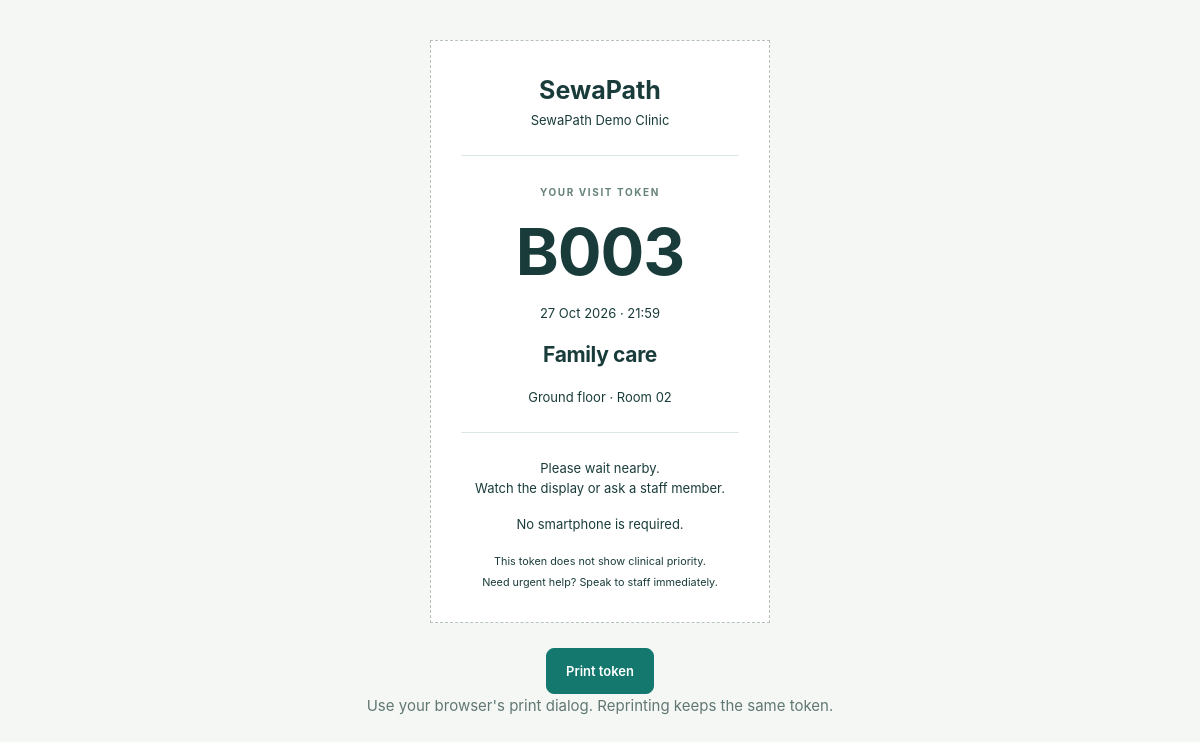
The page /visit/93976788-5895-4c09-b663-3874264b0280/ticket/ (signed in) on the database its author committed.
### flow/models.py (models this page shows, shortened)
class Visit(models.Model):
    STATES = [('waiting', 'Waiting'), ('called', 'Called'), ('in_service', 'In service'),
              ('absent', 'Temporarily absent'), ('completed', 'Completed'), ('cancelled', 'Cancelled')]
    id = models.UUIDField(primary_key=True, default=uuid.uuid4, editable=False)
    request_key = models.UUIDField(unique=True)
    request_fingerprint = models.CharField(max_length=64, default='')
    patient = models.ForeignKey(Patient, on_delete=models.PROTECT)
    department = models.ForeignKey(Department, on_delete=models.PROTECT)
    counter = models.ForeignKey(Counter, on_delete=models.PROTECT, null=True, blank=True)
    date = models.DateField(default=timezone.localdate)
    token = models.CharField(max_length=20)
    status = models.CharField(max_length=15, choices=STATES, default='waiting')
    created_at = models.DateTimeField(default=timezone.now)
    queued_at = models.DateTimeField(default=timezone.now)
    called_at = models.DateTimeField(null=True, blank=True)
    started_at = models.DateTimeField(null=True, blank=True)
    finished_at = models.DateTimeField(null=True, blank=True)
    version = models.PositiveIntegerField(default=0)
    class Meta:
        ordering = ['queued_at', 'id']
        constraints = [
            models.UniqueConstraint(fields=['department', 'date', 'token'], name='unique_daily_token'),
            models.UniqueConstraint(fields=['patient'], condition=Q(status__in=ACTIVE), name='one_active_visit_per_patient'),
            models.UniqueConstraint(fields=['counter'], condition=Q(status__in=['called', 'in_service']), name='one_active_call_per_counter'),
            models.CheckConstraint(condition=(Q(status__in=['called', 'in_service'], counter__isnull=False) | Q(status__in=['waiting', 'absent', 'completed', 'cancelled'], counter__isnull=True)), name='counter_matches_state'),
        ]

class Department(models.Model):
    name = models.CharField(max_length=100)
    slug = models.SlugField(unique=True)
    prefix = models.CharField(max_length=5, unique=True)
    location = models.CharField(max_length=120)
    is_open = models.BooleanField(default=True)

### flow/views.py (the view)
# urls.py: path('visit/<uuid:pk>/ticket/', views.ticket, name='ticket'),
@staff_view
def ticket(request, pk):
    visit = get_object_or_404(scoped_visits(request.user), pk=pk)
    return render(request, 'flow/ticket.html', {'visit': visit})

### flow/access.py (called while the page is built)
def profile(user):
    try:
        return user.profile
    except StaffProfile.DoesNotExist:
        raise PermissionDenied('Your account needs a SewaPath staff role.')

def staff_view(fn):
    @login_required
    @wraps(fn)
    def wrapped(request, *args, **kwargs):
        profile(request.user)
        return fn(request, *args, **kwargs)
    return wrapped

### flow/context.py (called while the page is built)
def navigation(request):
    if request.user.is_authenticated:
        p = getattr(request.user, 'profile', None)
        departments = Department.objects.all()
        if p and p.role == 'operator':
            departments = departments.filter(pk=p.department_id)
        return {'nav_departments': departments, 'staff_profile': p}
    return {}

### flow/views.py (called while the page is built)
def scoped_visits(user):
    visits = Visit.objects.select_related('patient', 'department', 'counter')
    p = profile(user)
    if p.role == 'operator':
        visits = visits.filter(department_id=p.department_id)
    return visits

### templates/flow/ticket.html
{% extends 'base.html' %}{% block title %}Token {{ visit.token }} · SewaPath{% endblock %}{% block shell %}<main id="main" class="ticket-page"><div class="ticket"><span class="ticket-brand">SewaPath</span><p>SewaPath Demo Clinic</p><hr><span class="eyebrow">YOUR VISIT TOKEN</span><h1>{{ visit.token }}</h1><p>{{ visit.date|date:'j M Y' }} · {{ visit.created_at|date:'H:i' }}</p><h2>{{ visit.department.name }}</h2><p>{{ visit.department.location }}</p><hr><p>Please wait nearby.<br>Watch the display or ask a staff member.</p><p>No smartphone is required.</p><small>This token does not show clinical priority.<br>Need urgent help? Speak to staff immediately.</small></div><button type="button" id="print-ticket" class="button no-print">Print token</button><p class="no-print muted">Use your browser's print dialog. Reprinting keeps the same token.</p></main>{% endblock %}

### static/app.css (style rules this page uses)
:root { --ink:#193c3a;--muted:#617774;--teal:#14786e;--deep:#123e39;--mint:#e8f3ee;--line:#dce6e2;--paper:#f5f7f4;--white:#fff;--orange:#c97439;--shadow:0 5px 22px #193c3a05 }
* { box-sizing:border-box }
body { margin:0;color:var(--ink);font-family:Inter,"Segoe UI",Arial,sans-serif;background:var(--paper);font-size:15px;line-height:1.55 }
button,input,select { font:inherit }
button,a,input,select,summary { outline-offset:4px }
button { cursor:pointer }
h1,h2,h3,p { margin-top:0 }
h1 { font-size:31px;line-height:1.2;letter-spacing:-1px;font-weight:650;margin-bottom:12px }
h2 { font-size:18px;letter-spacing:-.35px;font-weight:650;margin-bottom:15px }
p { margin-bottom:16px }
.eyebrow { font-size:10px;color:#66837a;font-weight:700;letter-spacing:1.6px;margin-bottom:15px }
.muted { color:var(--muted) }
.button { display:inline-flex;align-items:center;justify-content:center;gap:13px;background:var(--teal);color:white;border:1px solid var(--teal);border-radius:8px;padding:12px 19px;min-height:46px;font-weight:600;font-size:13px;text-decoration:none;white-space:normal }
hr { border:0;border-top:1px solid var(--line);margin:25px 0 }
.ticket-page { text-align:center;padding:40px 20px }
.ticket { background:#fff;max-width:340px;margin:0 auto 25px;border:1px dashed #b6c2b7;padding:30px;font-size:13px }
.ticket h1 { font-size:65px;margin:12px 0 }
.ticket h2 { font-size:21px }
.ticket-brand { font-size:25px;font-weight:700 }

### rows shown on the page
Visit: token "B003", date "27 Oct 2026", created_at "21:59", department.name "Family care", department.location "Ground floor · Room 02"
